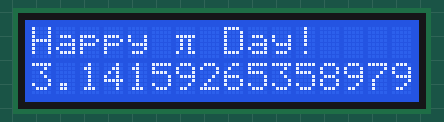
Simulated run of this sketch. Board: Arduino Uno, built with avr-gcc and run on an emulated ATmega328P. Parts: 16×2 character LCD.

Above: at 0.2 s.
At 4.7 s:
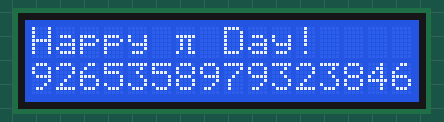
At 9.8 s:
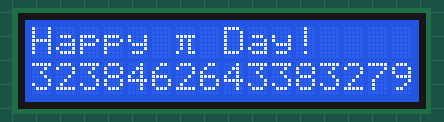
At 19.9 s:
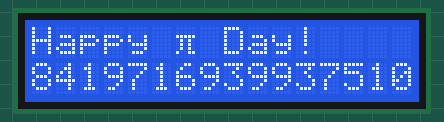
At 29.5 s:
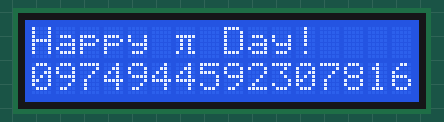
At 39.5 s:
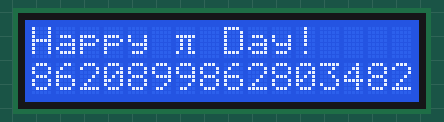

The sketch:

PiLCD.ino
```cpp
#include <LiquidCrystal.h>
#include <avr/pgmspace.h>
#include "DigitsOfPi.h"

LiquidCrystal lcd(12, 11, 5, 4, 3, 2);

byte pi[8] = {
  B00000,
  B00000,
  B11111,
  B01010,
  B01010,
  B01010,
  B10011,
  B00000,
};

const int numRows = 2;
const int numCols = 16;

char piString[numCols] = {};
int piDigitOffset = 0;
bool bootPauseDone = false;

void setup() {
  setupLCD();
  printHeader();
  initPiString();
  printPiString();
}

void loop() {
  if (!bootPauseDone) {
    bootPauseDone = true;
    delay(2000);
  } else {
    delay(500);
  }

  printHeader();
  updatePiString();
  printPiString();
}

void setupLCD() {
  lcd.begin(numCols, numRows);
  lcd.createChar(0, pi);
  delay(100);
}

void printHeader() {
  lcd.setCursor(0, 0);
  lcd.print("Happy ");
  lcd.write(byte(0));
  lcd.print(" Day!");
}

void initPiString() {
  piString[0] = '3';
  piString[1] = '.';
  for (int i = 2; i < numCols; i++) {
    int displayValue = pgm_read_word_near(DigitsOfPi + piDigitOffset);
    piString[i] = displayValue + '0';
    piDigitOffset++;
  }
}

void updatePiString() {
  for (int i = 0; i < numCols; i++) {
    if (i == (numCols - 1)) {
      // update the last element with a new digit of pi
      int displayValue = pgm_read_word_near(DigitsOfPi + piDigitOffset);
      piString[i] = displayValue + '0';
    } else {
      // otherwise we're left shifting the other characters in the array
      piString[i] = piString[i+1];
    }
  }

  piDigitOffset++; piDigitOffset = piDigitOffset % numDigitsOfPi;
}

void printPiString() {
  lcd.setCursor(0, numRows - 1);
  lcd.print(piString);
}
```

Source omitted: DigitsOfPi.h (data table, 26498 bytes)

Measured:
- what the display in image 0 shows lasts 2.0 s, from 0.2 s to 2.2 s
- what the display in image 1 shows lasts 0.5 s, from 4.7 s to 5.2 s
